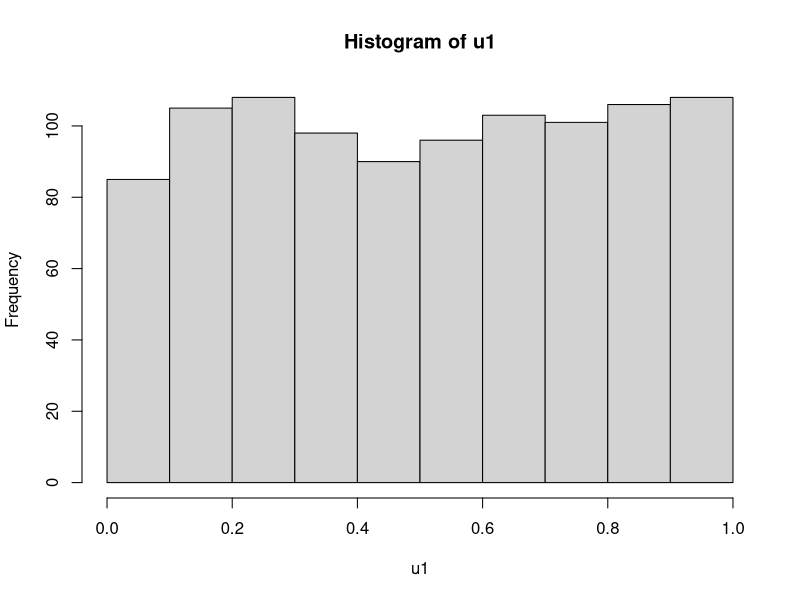
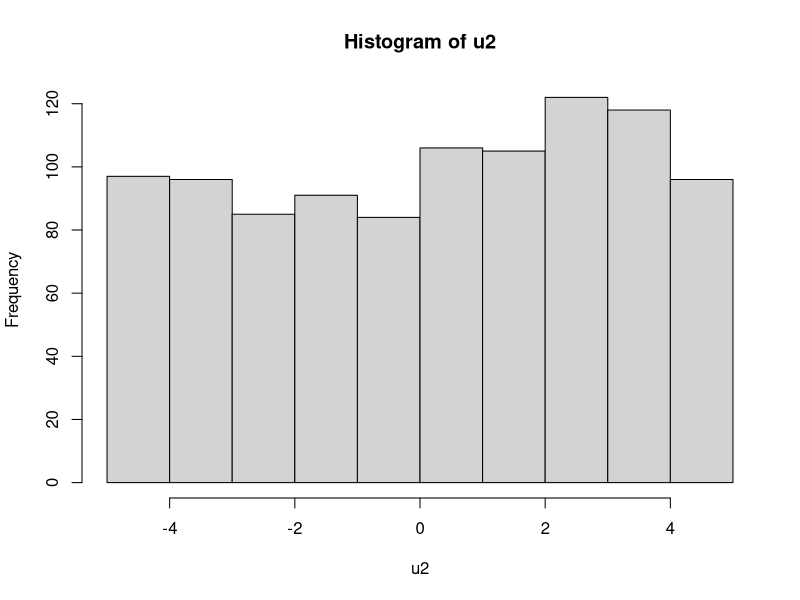

These figures' R source, in order:
## ---- chunk 1
knitr::opts_chunk$set(echo = TRUE)
## ---- chunk 2
help(runif)
## ---- chunk 3
u1 <- runif(n = 1000)
## ---- chunk 4
min(u1)
max(u1)
mean(u1)
## ---- chunk 5
hist(u1)
## ---- chunk 6
u2 <- runif(1000, -5, 5)
## ---- chunk 7
min(u2)
max(u2)
mean(u2)
hist(u2)
